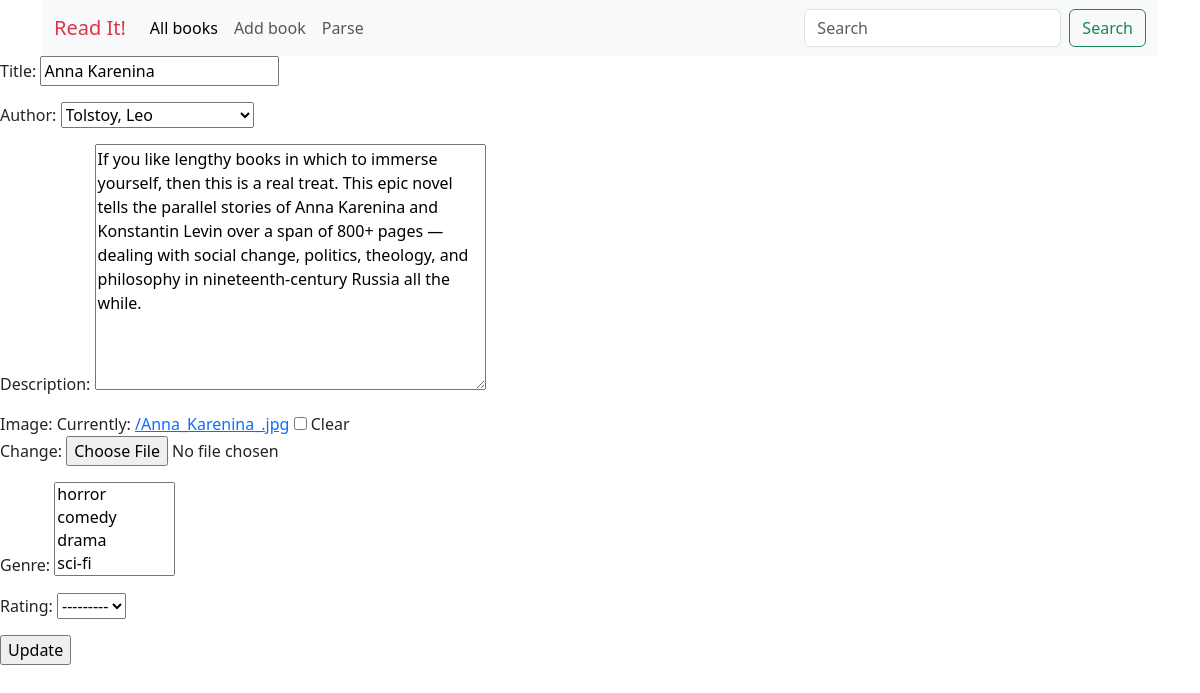
Page /books/9/update/ on the earlier database version.
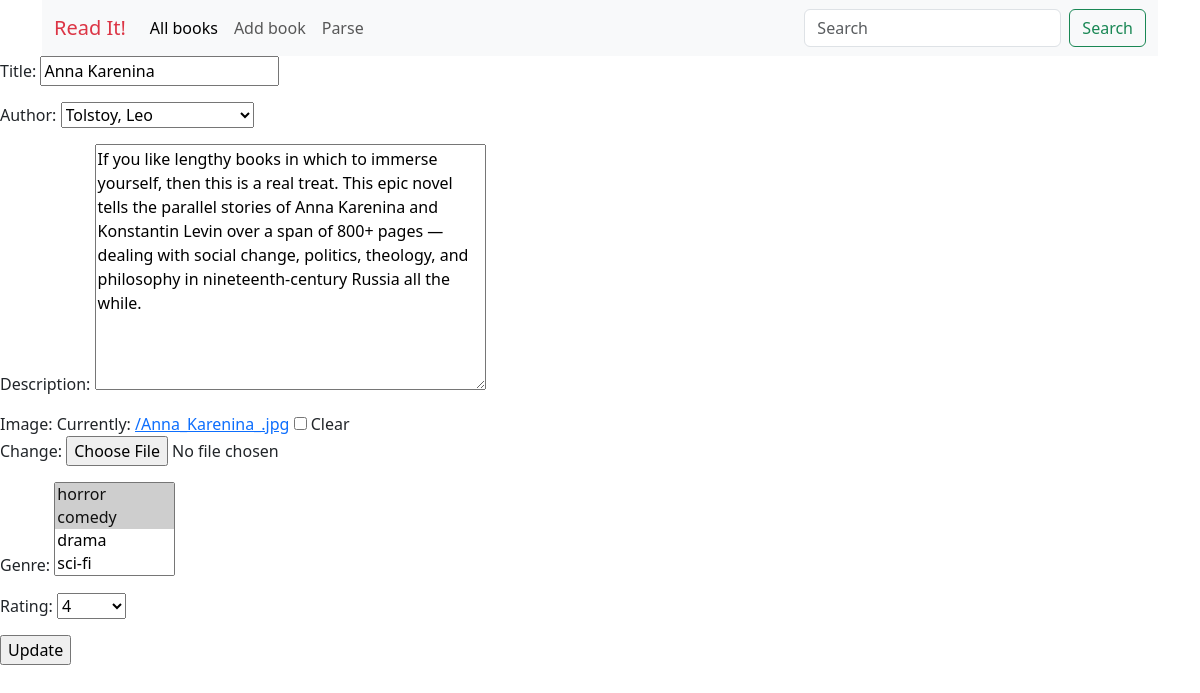
Same page on the later database version.
### book/models.py (models this page shows, shortened)
class Book(models.Model):
    title = models.CharField(max_length=255)
    author = models.ForeignKey('Author', on_delete=models.SET_NULL, null=True)
    description = models.TextField()
    created_date = models.DateField(auto_now_add=True)
    updated_date = models.DateField(auto_now=True)
    image = models.ImageField(upload_to="", null=True, blank=True)
    genre = models.ManyToManyField(Genre, blank=True)
    rating = models.ForeignKey(Rating, on_delete=models.SET_NULL, null=True)

### book/views.py (the view)
# urls.py: path('books/<int:id>/update/', views.update_book, name="update_book"),
def update_book(request, id):
    book_object = get_object_or_404(models.Book, id=id)
    method = request.method
    if method == "POST":
        form = forms.BookForm(instance=book_object, data=request.POST)
        if form.is_valid():
            form.save()
            return redirect(reverse("books_url:books_all"))
    else:
        form = forms.BookForm(instance=book_object)
    return render(request, "book/book_update.html", {"form": form, "object": book_object})

### book/forms.py
class BookForm(forms.ModelForm):
    class Meta:
        model = models.Book
        fields = "__all__"

### book/models.py (called while the page is built)
    def __str__(self):
        return self.name

    def __str__(self):
        return str(self.rating)

    def __str__(self):
        return f'{self.last_name}, {self.first_name}'

### book/templates/book/book_update.html (shortened to what this page needs)
{% extends 'main.html' %}
{% block content %}
    <form method="POST" enctype="multipart/form-data">
        {{ form.as_p }}
        <input type="submit" value="Update">
    </form>
{% endblock content %}

Differences in the rows shown:
changed Book "Anna Karenina": title "Anna Karenina " → "Anna Karenina" (drawn); rating "---------" → "4"
Other differences:
form field genre: "horror / comedy / drama / sci-fi" → "horror ☑ / comedy ☑ / drama / sci-fi"
